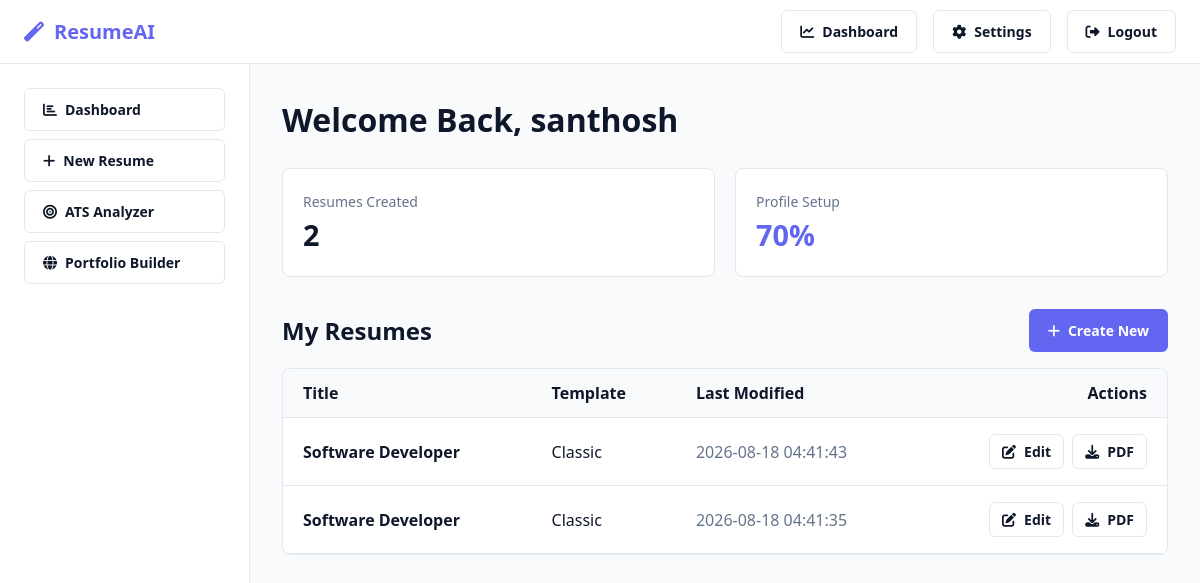
The app's page /dashboard (signed in) with its own data.
### tables this page shows
CREATE TABLE users (
    id INTEGER PRIMARY KEY AUTOINCREMENT,
    name TEXT NOT NULL,
    email TEXT UNIQUE NOT NULL,
    password_hash TEXT NOT NULL,
    profile_photo TEXT DEFAULT NULL,
    created_at TIMESTAMP DEFAULT CURRENT_TIMESTAMP,
    updated_at TIMESTAMP DEFAULT CURRENT_TIMESTAMP
);

CREATE TABLE resumes (
    id INTEGER PRIMARY KEY AUTOINCREMENT,
    user_id INTEGER NOT NULL,
    title TEXT NOT NULL DEFAULT 'Untitled Resume',
    full_name TEXT NOT NULL,
    professional_title TEXT,
    email TEXT NOT NULL,
    phone TEXT,
    location TEXT,
    website TEXT,
    linkedin TEXT,
    github TEXT,
    summary TEXT,
    template TEXT DEFAULT 'classic',
    created_at TIMESTAMP DEFAULT CURRENT_TIMESTAMP,
    updated_at TIMESTAMP DEFAULT CURRENT_TIMESTAMP,
    FOREIGN KEY (user_id) REFERENCES users (id) ON DELETE CASCADE
);

### routes/dashboard.py (the view)
@dashboard_bp.route('/dashboard')
@login_required
def dashboard():
    user_id = g.user['id']
    resumes = query_db('''
        SELECT r.*,
        (SELECT MAX(score) FROM ats_analysis WHERE resume_id = r.id) as best_ats_score
        FROM resumes r
        WHERE r.user_id = ?
        ORDER BY r.updated_at DESC
    ''', (user_id,))
    portfolio = query_db('SELECT * FROM portfolios WHERE user_id = ?', (user_id,), one=True)
    ats_scans = query_db('SELECT COUNT(*) as count FROM ats_analysis WHERE user_id = ?', (user_id,), one=True)
    completion_score = 40  # Base score for registering
    if len(resumes) > 0:
        completion_score += 30
    if portfolio:
        completion_score += 30
    stats = {
        'total_resumes': len(resumes),
        'portfolio_active': portfolio['is_public'] if portfolio else 0,
        'ats_scans': ats_scans['count'] if ats_scans else 0,
        'completion_score': completion_score
    }
    return render_template('dashboard.html', resumes=resumes, stats=stats, portfolio=portfolio)

### database/db.py (called while the page is built)
def get_db():
    if 'db' not in g:
        g.db = sqlite3.connect(
            current_app.config['DATABASE_PATH'],
            detect_types=sqlite3.PARSE_DECLTYPES
        )
        g.db.row_factory = sqlite3.Row
        g.db.execute("PRAGMA foreign_keys = ON")
    return g.db

def query_db(query, args=(), one=False):
    cur = get_db().execute(query, args)
    rv = cur.fetchall()
    cur.close()
    return (rv[0] if rv else None) if one else rv

### routes/auth.py (called while the page is built)
def login_required(view):
    @functools.wraps(view)
    def wrapped_view(**kwargs):
        if 'user_id' not in session:
            return redirect(url_for('auth.login'))
        return view(**kwargs)
    return wrapped_view

@auth_bp.before_app_request
def load_logged_in_user():
    user_id = session.get('user_id')
    if user_id is None:
        g.user = None
    else:
        g.user = query_db('SELECT id, name, email, profile_photo FROM users WHERE id = ?', (user_id,), one=True)

### templates/dashboard.html
{% extends 'base.html' %}
{% block content %}
<div style="display: flex; min-height: calc(100vh - 64px);">
    <aside style="width: 250px; background: white; border-right: 1px solid #E2E8F0; padding: 24px;">
        <nav style="display: flex; flex-direction: column; gap: 8px;">
            <a href="{{ url_for('dashboard.dashboard') }}" class="btn btn-secondary" style="justify-content: flex-start;"><i class="fas fa-chart-bar"></i> Dashboard</a>
            <a href="{{ url_for('resume.builder') }}" class="btn btn-secondary" style="justify-content: flex-start;"><i class="fas fa-plus"></i> New Resume</a>
            <a href="{{ url_for('ats.ats_page') }}" class="btn btn-secondary" style="justify-content: flex-start;"><i class="fas fa-bullseye"></i> ATS Analyzer</a>
            <a href="{{ url_for('portfolio.builder') }}" class="btn btn-secondary" style="justify-content: flex-start;"><i class="fas fa-globe"></i> Portfolio Builder</a>
        </nav>
    </aside>
    <div style="flex: 1; padding: 32px;">
        <h1 style="margin-bottom: 24px;">Welcome Back, {{ g.user['name'] }}</h1>
        <div style="display: grid; grid-template-columns: repeat(auto-fit, minmax(200px, 1fr)); gap: 20px; margin-bottom: 32px;">
            <div style="background: white; padding: 20px; border-radius: 8px; border: 1px solid #E2E8F0;">
                <span style="color: #64748B; font-size: 0.875rem;">Resumes Created</span>
                <p style="font-size: 1.8rem; font-weight: 700;">{{ stats.total_resumes }}</p>
            </div>
            <div style="background: white; padding: 20px; border-radius: 8px; border: 1px solid #E2E8F0;">
                <span style="color: #64748B; font-size: 0.875rem;">Profile Setup</span>
                <p style="font-size: 1.8rem; font-weight: 700; color: #6366F1;">{{ stats.completion_score }}%</p>
            </div>
        </div>
        <div style="display: flex; justify-content: space-between; align-items: center; margin-bottom: 16px;">
            <h2>My Resumes</h2>
            <a href="{{ url_for('resume.builder') }}" class="btn btn-primary"><i class="fas fa-plus"></i> Create New</a>
        </div>
        <div style="background: white; border-radius: 8px; border: 1px solid #E2E8F0; overflow: hidden;">
            {% if resumes %}
                <table style="width: 100%; border-collapse: collapse; text-align: left;">
                    <thead>
                        <tr style="background: #F8FAFC; border-bottom: 1px solid #E2E8F0;">
                            <th style="padding: 12px 20px;">Title</th>
                            <th style="padding: 12px 20px;">Template</th>
                            <th style="padding: 12px 20px;">Last Modified</th>
                            <th style="padding: 12px 20px; text-align: right;">Actions</th>
                        </tr>
                    </thead>
                    <tbody>
                        {% for r in resumes %}
                            <tr style="border-bottom: 1px solid #E2E8F0;">
                                <td style="padding: 16px 20px; font-weight: 600;">{{ r.title }}</td>
                                <td style="padding: 16px 20px; text-transform: capitalize;">{{ r.template }}</td>
                                <td style="padding: 16px 20px; color: #64748B;">{{ r.updated_at }}</td>
                                <td style="padding: 16px 20px; text-align: right; display: flex; gap: 8px; justify-content: flex-end;">
                                    <a href="{{ url_for('resume.builder', resume_id=r.id) }}" class="btn btn-secondary" style="padding: 6px 12px;"><i class="fas fa-edit"></i> Edit</a>
                                    <a href="{{ url_for('resume.download_pdf', resume_id=r.id) }}" class="btn btn-secondary" style="padding: 6px 12px;"><i class="fas fa-download"></i> PDF</a>
                                </td>
                            </tr>
                        {% endfor %}
                    </tbody>
                </table>
            {% else %}
                <div style="padding: 40px; text-align: center; color: #64748B;">
                    <p>No resumes created yet. Click above to get started!</p>
                </div>
            {% endif %}
        </div>
    </div>
</div>
{% endblock %}

### templates/base.html (shortened to what this page needs)
<!DOCTYPE html>
<html lang="en">
<head>
    <link rel="stylesheet" href="https://cdnjs.cloudflare.com/ajax/libs/font-awesome/6.4.0/css/all.min.css">
    <link rel="stylesheet" href="{{ url_for('static', filename='css/style.css') }}">
</head>
<body>
    <header class="app-header">
        <a href="{{ url_for('auth.index') }}" class="brand-logo">
            <i class="fas fa-magic"></i>
            <span>ResumeAI</span>
        </a>
        <nav style="display: flex; gap: 16px; align-items: center;">
            {% if g.user %}
                <a href="{{ url_for('dashboard.dashboard') }}" class="btn btn-secondary"><i class="fas fa-chart-line"></i> Dashboard</a>
                <a href="{{ url_for('auth.settings') }}" class="btn btn-secondary"><i class="fas fa-cog"></i> Settings</a>
                <a href="{{ url_for('auth.logout') }}" class="btn btn-secondary"><i class="fas fa-sign-out-alt"></i> Logout</a>
            {% else %}
                <a href="{{ url_for('auth.login') }}" class="btn btn-secondary">Login</a>
                <a href="{{ url_for('auth.register') }}" class="btn btn-primary">Get Started</a>
            {% endif %}
        </nav>
    </header>
    <main class="app-body">
        {% block content %}{% endblock %}
    </main>
</body>
</html>

### static/css/style.css (style rules this page uses)
:root { --primary: #6366f1; --primary-hover: #4f46e5; --secondary: #8b5cf6; --background: #f8fafc; --surface: #ffffff; --text: #0f172a; --muted: #64748b; --border: #e2e8f0; --success: #22c55e; --danger: #ef4444; --warning: #f59e0b; --radius-sm: 6px; --radius-md: 10px; --radius-lg: 16px; --shadow-sm: 0 1px 3px rgba(0,0,0,0.1); --shadow-md: 0 4px 6px -1px rgba(0,0,0,0.1), 0 2px 4px -1px rgba(0,0,0,0.06); --shadow-lg: 0 10px 15px -3px rgba(0,0,0,0.1), 0 4px 6px -2px rgba(0,0,0,0.05); --font-sans: system-ui, -apple-system, BlinkMacSystemFont, 'Segoe UI', Roboto, Oxygen, Ubuntu, Cantarell, sans-serif; }
* { box-sizing: border-box; margin: 0; padding: 0; }
body { font-family: var(--font-sans); background-color: var(--background); color: var(--text); line-height: 1.5; -webkit-font-smoothing: antialiased; }
.app-header { background: var(--surface); border-bottom: 1px solid var(--border); height: 64px; display: flex; align-items: center; justify-content: space-between; padding: 0 24px; position: sticky; top: 0; z-index: 100; }
.brand-logo { display: flex; align-items: center; gap: 10px; font-weight: 700; font-size: 1.25rem; color: var(--primary); text-decoration: none; }
.btn { display: inline-flex; align-items: center; justify-content: center; gap: 8px; padding: 10px 18px; font-size: 0.875rem; font-weight: 600; border-radius: var(--radius-sm); border: 1px solid transparent; cursor: pointer; transition: all 0.2s ease; text-decoration: none; }
.btn-primary { background-color: var(--primary); color: white; }
.btn-secondary { background-color: var(--surface); border-color: var(--border); color: var(--text); }

### records on screen
users: user.name "santhosh"
resumes: title "Software Developer", template "Classic", updated_at "2026-08-18 04:41:43"
resumes: title "Software Developer", template "Classic", updated_at "2026-08-18 04:41:35"

### other values on screen
{{ stats.total_resumes }} "2"
{{ stats.completion_score }} "70"
